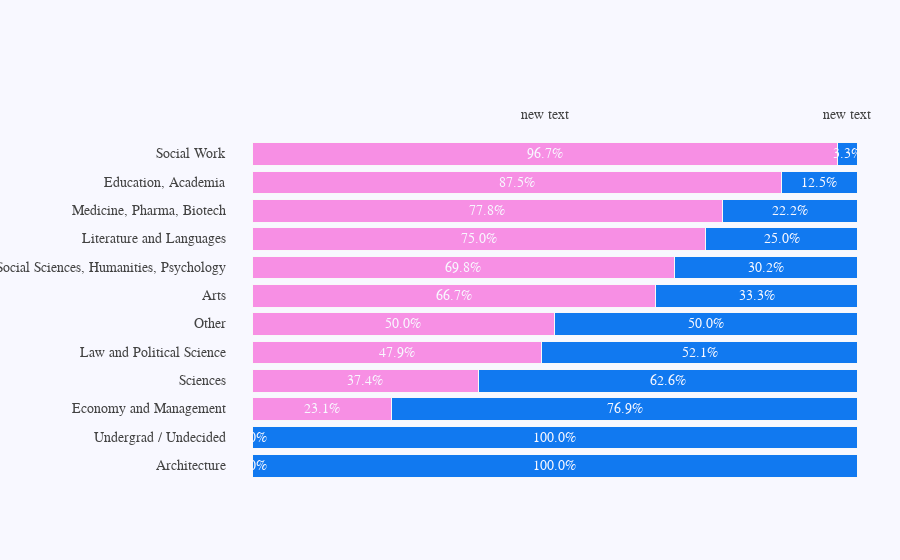

Notebook cell for this chart:
### Code cell
import plotly.graph_objects as go

#top_labels = table["gender_name"]

colors = ["#F78FE4", "#1179f0"]

# x_data is the number of occurrences in each category: that is, number of men and women per domain of study
x_data = list_of_percentages_by_gender

print(type(x_data))

y_data = table.index

fig = go.Figure()

for i in range(0, len(x_data[0])): # x_data[0] is the list that contains the number of 
    for xd, yd in zip(x_data, y_data):
        fig.add_trace(go.Bar(
            x=[xd[i]], y=[yd],
            orientation='h',
            marker=dict(
                color=colors[i],
                line=dict(color='rgb(248, 248, 249)', width=1)
            )
        ))

fig.update_layout(
    xaxis=dict(
        showgrid=False,
        showline=False,
        showticklabels=False,
        zeroline=False,
        domain=[0.15, 1]
    ),
    yaxis=dict(
        showgrid=False,
        showline=False,
        showticklabels=False,
        zeroline=False,
    ),
    barmode='stack',
    paper_bgcolor='rgb(248, 248, 255)',
    plot_bgcolor='rgb(248, 248, 255)',
    margin=dict(l=120, r=10, t=140, b=80),
    showlegend=False,
)

annotations = []

for yd, xd in zip(y_data, x_data):
    # labeling the y-axis
    annotations.append(dict(xref='paper', yref='y',
                            x=0.14, y=yd,
                            xanchor='right',
                            text=str(yd),
                            font=dict(family='Arial', size=14,
                                      color='rgb(67, 67, 67)'),
                            showarrow=False, align='right'))
    # labeling the first percentage of each bar (x_axis)
    annotations.append(dict(xref='x', yref='y',
                            x=xd[0] / 2, y=yd,
                            text=str(xd[0]) + '%',
                            font=dict(family='Arial', size=14,
                                      color='rgb(248, 248, 255)'),
                            showarrow=False))
    # labeling the first Likert scale (on the top)
    if yd == y_data[-1]:
        annotations.append(dict(xref='x', yref='paper',
                                x=xd[0] / 2, y=1.1,
                                #text=top_labels[0],
                                font=dict(family='Arial', size=14,
                                          color='rgb(67, 67, 67)'),
                                showarrow=False))
    space = xd[0]
    for i in range(1, len(xd)):
            # labeling the rest of percentages for each bar (x_axis)
            annotations.append(dict(xref='x', yref='y',
                                    x=space + (xd[i]/2), y=yd,
                                    text=str(xd[i]) + '%',
                                    font=dict(family='Arial', size=14,
                                              color='rgb(248, 248, 255)'),
                                    showarrow=False))
            # labeling the Likert scale
            if yd == y_data[-1]:
                annotations.append(dict(xref='x', yref='paper',
                                        x=space + (xd[i]/2), y=1.1,
                                        #text=top_labels[i],
                                        font=dict(family='Arial', size=14,
                                                  color='rgb(67, 67, 67)'),
                                        showarrow=False))
            space += xd[i]

fig.update_layout(annotations=annotations)

fig.show()

### Figure 1 — Plotly figure (JSON) as saved in the notebook; plotly's stock layout.template omitted (floating-point values rounded to 4 significant figures)
{"data": [{"marker": {"color": "#F78FE4", "line": {"color": "rgb(248, 248, 249)", "width": 1}}, "orientation": "h", "type": "bar", "x": [0], "y": ["Architecture"]}, {"marker": {"color": "#F78FE4", "line": {"color": "rgb(248, 248, 249)", "width": 1}}, "orientation": "h", "type": "bar", "x": [0], "y": ["Undergrad / Undecided"]}, {"marker": {"color": "#F78FE4", "line": {"color": "rgb(248, 248, 249)", "width": 1}}, "orientation": "h", "type": "bar", "x": [23.1], "y": ["Economy and Management"]}, {"marker": {"color": "#F78FE4", "line": {"color": "rgb(248, 248, 249)", "width": 1}}, "orientation": "h", "type": "bar", "x": [37.4], "y": ["Sciences"]}, {"marker": {"color": "#F78FE4", "line": {"color": "rgb(248, 248, 249)", "width": 1}}, "orientation": "h", "type": "bar", "x": [47.9], "y": ["Law and Political Science"]}, {"marker": {"color": "#F78FE4", "line": {"color": "rgb(248, 248, 249)", "width": 1}}, "orientation": "h", "type": "bar", "x": [50], "y": ["Other"]}, {"marker": {"color": "#F78FE4", "line": {"color": "rgb(248, 248, 249)", "width": 1}}, "orientation": "h", "type": "bar", "x": [66.7], "y": ["Arts"]}, {"marker": {"color": "#F78FE4", "line": {"color": "rgb(248, 248, 249)", "width": 1}}, "orientation": "h", "type": "bar", "x": [69.8], "y": ["Social Sciences, Humanities, Psychology"]}, {"marker": {"color": "#F78FE4", "line": {"color": "rgb(248, 248, 249)", "width": 1}}, "orientation": "h", "type": "bar", "x": [75], "y": ["Literature and Languages"]}, {"marker": {"color": "#F78FE4", "line": {"color": "rgb(248, 248, 249)", "width": 1}}, "orientation": "h", "type": "bar", "x": [77.8], "y": ["Medicine, Pharma, Biotech"]}, {"marker": {"color": "#F78FE4", "line": {"color": "rgb(248, 248, 249)", "width": 1}}, "orientation": "h", "type": "bar", "x": [87.5], "y": ["Education, Academia"]}, {"marker": {"color": "#F78FE4", "line": {"color": "rgb(248, 248, 249)", "width": 1}}, "orientation": "h", "type": "bar", "x": [96.7], "y": ["Social Work"]}, {"marker": {"color": "#1179f0", "line": {"color": "rgb(248, 248, 249)", "width": 1}}, "orientation": "h", "type": "bar", "x": [100], "y": ["Architecture"]}, {"marker": {"color": "#1179f0", "line": {"color": "rgb(248, 248, 249)", "width": 1}}, "orientation": "h", "type": "bar", "x": [100], "y": ["Undergrad / Undecided"]}, {"marker": {"color": "#1179f0", "line": {"color": "rgb(248, 248, 249)", "width": 1}}, "orientation": "h", "type": "bar", "x": [76.9], "y": ["Economy and Management"]}, {"marker": {"color": "#1179f0", "line": {"color": "rgb(248, 248, 249)", "width": 1}}, "orientation": "h", "type": "bar", "x": [62.6], "y": ["Sciences"]}, {"marker": {"color": "#1179f0", "line": {"color": "rgb(248, 248, 249)", "width": 1}}, "orientation": "h", "type": "bar", "x": [52.1], "y": ["Law and Political Science"]}, {"marker": {"color": "#1179f0", "line": {"color": "rgb(248, 248, 249)", "width": 1}}, "orientation": "h", "type": "bar", "x": [50], "y": ["Other"]}, {"marker": {"color": "#1179f0", "line": {"color": "rgb(248, 248, 249)", "width": 1}}, "orientation": "h", "type": "bar", "x": [33.3], "y": ["Arts"]}, {"marker": {"color": "#1179f0", "line": {"color": "rgb(248, 248, 249)", "width": 1}}, "orientation": "h", "type": "bar", "x": [30.2], "y": ["Social Sciences, Humanities, Psychology"]}, {"marker": {"color": "#1179f0", "line": {"color": "rgb(248, 248, 249)", "width": 1}}, "orientation": "h", "type": "bar", "x": [25], "y": ["Literature and Languages"]}, {"marker": {"color": "#1179f0", "line": {"color": "rgb(248, 248, 249)", "width": 1}}, "orientation": "h", "type": "bar", "x": [22.2], "y": ["Medicine, Pharma, Biotech"]}, {"marker": {"color": "#1179f0", "line": {"color": "rgb(248, 248, 249)", "width": 1}}, "orientation": "h", "type": "bar", "x": [12.5], "y": ["Education, Academia"]}, {"marker": {"color": "#1179f0", "line": {"color": "rgb(248, 248, 249)", "width": 1}}, "orientation": "h", "type": "bar", "x": [3.3], "y": ["Social Work"]}], "layout": {"annotations": [{"align": "right", "font": {"color": "rgb(67, 67, 67)", "family": "Arial", "size": 14}, "showarrow": false, "text": "Architecture", "x": 0.14, "xanchor": "right", "xref": "paper", "y": "Architecture", "yref": "y"}, {"font": {"color": "rgb(248, 248, 255)", "family": "Arial", "size": 14}, "showarrow": false, "text": "0.0%", "x": 0, "xref": "x", "y": "Architecture", "yref": "y"}, {"font": {"color": "rgb(248, 248, 255)", "family": "Arial", "size": 14}, "showarrow": false, "text": "100.0%", "x": 50, "xref": "x", "y": "Architecture", "yref": "y"}, {"align": "right", "font": {"color": "rgb(67, 67, 67)", "family": "Arial", "size": 14}, "showarrow": false, "text": "Undergrad / Undecided", "x": 0.14, "xanchor": "right", "xref": "paper", "y": "Undergrad / Undecided", "yref": "y"}, {"font": {"color": "rgb(248, 248, 255)", "family": "Arial", "size": 14}, "showarrow": false, "text": "0.0%", "x": 0, "xref": "x", "y": "Undergrad / Undecided", "yref": "y"}, {"font": {"color": "rgb(248, 248, 255)", "family": "Arial", "size": 14}, "showarrow": false, "text": "100.0%", "x": 50, "xref": "x", "y": "Undergrad / Undecided", "yref": "y"}, {"align": "right", "font": {"color": "rgb(67, 67, 67)", "family": "Arial", "size": 14}, "showarrow": false, "text": "Economy and Management", "x": 0.14, "xanchor": "right", "xref": "paper", "y": "Economy and Management", "yref": "y"}, {"font": {"color": "rgb(248, 248, 255)", "family": "Arial", "size": 14}, "showarrow": false, "text": "23.1%", "x": 11.55, "xref": "x", "y": "Economy and Management", "yref": "y"}, {"font": {"color": "rgb(248, 248, 255)", "family": "Arial", "size": 14}, "showarrow": false, "text": "76.9%", "x": 61.55, "xref": "x", "y": "Economy and Management", "yref": "y"}, {"align": "right", "font": {"color": "rgb(67, 67, 67)", "family": "Arial", "size": 14}, "showarrow": false, "text": "Sciences", "x": 0.14, "xanchor": "right", "xref": "paper", "y": "Sciences", "yref": "y"}, {"font": {"color": "rgb(248, 248, 255)", "family": "Arial", "size": 14}, "showarrow": false, "text": "37.4%", "x": 18.7, "xref": "x", "y": "Sciences", "yref": "y"}, {"font": {"color": "rgb(248, 248, 255)", "family": "Arial", "size": 14}, "showarrow": false, "text": "62.6%", "x": 68.7, "xref": "x", "y": "Sciences", "yref": "y"}, {"align": "right", "font": {"color": "rgb(67, 67, 67)", "family": "Arial", "size": 14}, "showarrow": false, "text": "Law and Political Science", "x": 0.14, "xanchor": "right", "xref": "paper", "y": "Law and Political Science", "yref": "y"}, {"font": {"color": "rgb(248, 248, 255)", "family": "Arial", "size": 14}, "showarrow": false, "text": "47.9%", "x": 23.95, "xref": "x", "y": "Law and Political Science", "yref": "y"}, {"font": {"color": "rgb(248, 248, 255)", "family": "Arial", "size": 14}, "showarrow": false, "text": "52.1%", "x": 73.95, "xref": "x", "y": "Law and Political Science", "yref": "y"}, {"align": "right", "font": {"color": "rgb(67, 67, 67)", "family": "Arial", "size": 14}, "showarrow": false, "text": "Other", "x": 0.14, "xanchor": "right", "xref": "paper", "y": "Other", "yref": "y"}, {"font": {"color": "rgb(248, 248, 255)", "family": "Arial", "size": 14}, "showarrow": false, "text": "50.0%", "x": 25, "xref": "x", "y": "Other", "yref": "y"}, {"font": {"color": "rgb(248, 248, 255)", "family": "Arial", "size": 14}, "showarrow": false, "text": "50.0%", "x": 75, "xref": "x", "y": "Other", "yref": "y"}, {"align": "right", "font": {"color": "rgb(67, 67, 67)", "family": "Arial", "size": 14}, "showarrow": false, "text": "Arts", "x": 0.14, "xanchor": "right", "xref": "paper", "y": "Arts", "yref": "y"}, {"font": {"color": "rgb(248, 248, 255)", "family": "Arial", "size": 14}, "showarrow": false, "text": "66.7%", "x": 33.35, "xref": "x", "y": "Arts", "yref": "y"}, {"font": {"color": "rgb(248, 248, 255)", "family": "Arial", "size": 14}, "showarrow": false, "text": "33.3%", "x": 83.35, "xref": "x", "y": "Arts", "yref": "y"}, {"align": "right", "font": {"color": "rgb(67, 67, 67)", "family": "Arial", "size": 14}, "showarrow": false, "text": "Social Sciences, Humanities, Psychology", "x": 0.14, "xanchor": "right", "xref": "paper", "y": "Social Sciences, Humanities, Psychology", "yref": "y"}, {"font": {"color": "rgb(248, 248, 255)", "family": "Arial", "size": 14}, "showarrow": false, "text": "69.8%", "x": 34.9, "xref": "x", "y": "Social Sciences, Humanities, Psychology", "yref": "y"}, {"font": {"color": "rgb(248, 248, 255)", "family": "Arial", "size": 14}, "showarrow": false, "text": "30.2%", "x": 84.9, "xref": "x", "y": "Social Sciences, Humanities, Psychology", "yref": "y"}, {"align": "right", "font": {"color": "rgb(67, 67, 67)", "family": "Arial", "size": 14}, "showarrow": false, "text": "Literature and Languages", "x": 0.14, "xanchor": "right", "xref": "paper", "y": "Literature and Languages", "yref": "y"}, {"font": {"color": "rgb(248, 248, 255)", "family": "Arial", "size": 14}, "showarrow": false, "text": "75.0%", "x": 37.5, "xref": "x", "y": "Literature and Languages", "yref": "y"}, {"font": {"color": "rgb(248, 248, 255)", "family": "Arial", "size": 14}, "showarrow": false, "text": "25.0%", "x": 87.5, "xref": "x", "y": "Literature and Languages", "yref": "y"}, {"align": "right", "font": {"color": "rgb(67, 67, 67)", "family": "Arial", "size": 14}, "showarrow": false, "text": "Medicine, Pharma, Biotech", "x": 0.14, "xanchor": "right", "xref": "paper", "y": "Medicine, Pharma, Biotech", "yref": "y"}, {"font": {"color": "rgb(248, 248, 255)", "family": "Arial", "size": 14}, "showarrow": false, "text": "77.8%", "x": 38.9, "xref": "x", "y": "Medicine, Pharma, Biotech", "yref": "y"}, {"font": {"color": "rgb(248, 248, 255)", "family": "Arial", "size": 14}, "showarrow": false, "text": "22.2%", "x": 88.9, "xref": "x", "y": "Medicine, Pharma, Biotech", "yref": "y"}, {"align": "right", "font": {"color": "rgb(67, 67, 67)", "family": "Arial", "size": 14}, "showarrow": false, "text": "Education, Academia", "x": 0.14, "xanchor": "right", "xref": "paper", "y": "Education, Academia", "yref": "y"}, {"font": {"color": "rgb(248, 248, 255)", "family": "Arial", "size": 14}, "showarrow": false, "text": "87.5%", "x": 43.75, "xref": "x", "y": "Education, Academia", "yref": "y"}, {"font": {"color": "rgb(248, 248, 255)", "family": "Arial", "size": 14}, "showarrow": false, "text": "12.5%", "x": 93.75, "xref": "x", "y": "Education, Academia", "yref": "y"}, {"align": "right", "font": {"color": "rgb(67, 67, 67)", "family": "Arial", "size": 14}, "showarrow": false, "text": "Social Work", "x": 0.14, "xanchor": "right", "xref": "paper", "y": "Social Work", "yref": "y"}, {"font": {"color": "rgb(248, 248, 255)", "family": "Arial", "size": 14}, "showarrow": false, "text": "96.7%", "x": 48.35, "xref": "x", "y": "Social Work", "yref": "y"}, {"font": {"color": "rgb(67, 67, 67)", "family": "Arial", "size": 14}, "showarrow": false, "x": 48.35, "xref": "x", "y": 1.1, "yref": "paper"}, {"font": {"color": "rgb(248, 248, 255)", "family": "Arial", "size": 14}, "showarrow": false, "text": "3.3%", "x": 98.35, "xref": "x", "y": "Social Work", "yref": "y"}, {"font": {"color": "rgb(67, 67, 67)", "family": "Arial", "size": 14}, "showarrow": false, "x": 98.35, "xref": "x", "y": 1.1, "yref": "paper"}], "barmode": "stack", "margin": {"b": 80, "l": 120, "r": 10, "t": 140}, "paper_bgcolor": "rgb(248, 248, 255)", "plot_bgcolor": "rgb(248, 248, 255)", "showlegend": false, "xaxis": {"domain": [0.15, 1], "showgrid": false, "showline": false, "showticklabels": false, "zeroline": false}, "yaxis": {"showgrid": false, "showline": false, "showticklabels": false, "zeroline": false}}}
